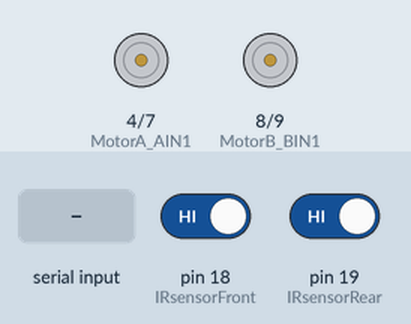
Simulated run of this sketch. Board: Arduino Leonardo, built with avr-gcc and run on an emulated ATmega32U4. Parts: motor-driver pin pairs drawn as motors (green arrow = first pin HIGH = forward, orange = second pin HIGH = backward, longer = more drive, scaled by the enable pin). Inputs (shaded band) come from the test bench; at power-on: pin 18 (IRsensorFront) HIGH, pin 19 (IRsensorRear) HIGH.

Above: at 1.2 s.
1.3 s: pin 18 (IRsensorFront) driven LOW
At 1.5 s:
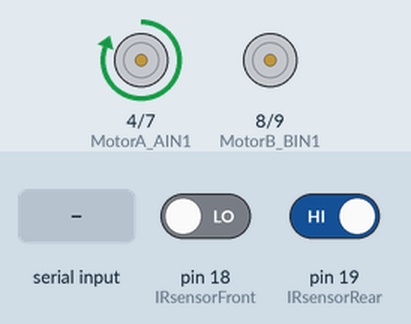
4.3 s: "<c>" received over the second serial link
7.3 s: "<d>" received over the second serial link
10.3 s: "d" received over the second serial link
13.3 s: "<e>" received over the second serial link
16.3 s: "h" received over the second serial link
Timing chart, 0 to 19.3 s (numbered marks = the images above; inputs shaded):
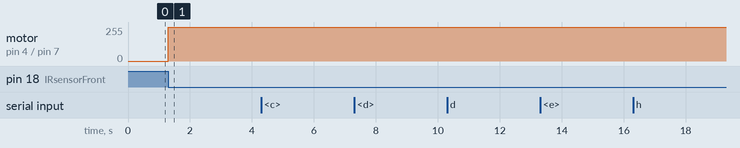

Measured:
- after the input at 1.3 s, motor on pin 4 (MotorA_AIN1) / pin 7 (MotorA_AIN2): stopped → forward 255/255 at once

The sketch:

Monster_Truck_Bluetooth_Control.ino
```cpp
/*
MONSTER TRUCK BLUETOOTH CONTROL v1.0
 - Allows you to control a mobile robot via bluetooth
 - Tested with Arduino Pro Micro
 - Android application - https://play.google.com/store/apps/details?id=pl.mobilerobots.vacuumcleanerrobot&hl=pl
 Author: Adam Srebro
 www: http://www.mobilerobots.pl/
 http://www.mobilerobots.pl/index.php?p=1_91_Monster-Truck-Hack

 Connections:
 Bluetooth -> Arduino pro Micro
 Rx - Tx
 Tx - Rx

 TB6612FNG Dual Motor Driver -> Arduino pro Micro
 AIN1 - 4
 AIN2 - 7
 BIN1 - 8
 BIN2 - 9
 PWMA - 5
 PWMB - 6
 STBY - Vcc
 VMOT - motor voltage (4.5 to 13.5 V) - 6V from Monster Truck battery
 Vcc - logic voltage (2.7 to 5.5) - 5V from Breadboard Power Supply

 TB6612FNG Dual Motor Driver -> DC Motors
 AO1 - drive motor A
 A02 - drive motor A
 B01 - steering motor B
 B02 - steering motor B

 IR Digital Sensors -> Arduino pro Micro
 VIN - 5V
 GND - GND
 VOUT1 - 18
 VOUT2 - 19

 */
#include <Wire.h>
#include <math.h>

/*TB6612FNG Dual Motor Driver Carrier*/
const int MotorA_AIN1 = 4; // control Input AIN1 - motor A
const int MotorA_AIN2 = 7; // control Input AIN2 - motor A
const int MotorB_BIN1 = 8; // control Input BIN1 - motor B
const int MotorB_BIN2 = 9; // control Input BIN2 - motor B
// IR SENSORS
const int IRsensorFront = 18; // Front sensor
const int IRsensorRear = 19;  // Rear sensor
// SDA = 2
// SCL = 3
const int pwm_A = 5; // pwm output - motor A
const int pwm_B = 6; // pwm output - motor B
long pwmLvalue = 255;
long pwmRvalue = 255;
byte pwmChannel;
const char startOfNumberDelimiter = '<';
const char endOfNumberDelimiter = '>';

void setup(){
  Serial1.begin(19200);//(115200) Bluetooth Baudrate for BTM222

  // IR SENSORS
  pinMode(IRsensorFront, INPUT);  // declare Front IR Sensor as input
  pinMode(IRsensorRear, INPUT);   // declare Rear IR Sensor as input

  //Setup Channel A - Drive Motor
  pinMode(MotorA_AIN1, OUTPUT); //Initiates Motor Channel A1 pin
  pinMode(MotorA_AIN2, OUTPUT); //Initiates Motor Channel A2 pin

  //Setup Channel B - Steering Motor
  pinMode(MotorB_BIN1, OUTPUT); //Initiates Motor Channel B1 pin
  pinMode(MotorB_BIN2, OUTPUT); //Initiates Motor Channel B2 pin
  Wire.begin();

  while (!Serial1) {
    ; // wait for serial port to connect. Needed for Leonardo only
  }
}// void setup()

void loop(){
  int i = 0;
  readIRsensors();
  if (Serial1.available()) {
    processInput();
    //readIRsensors();
  }
}// void loop()

void readIRsensors(){
  int IR_FrontValue = digitalRead(IRsensorFront);  // read input value from front IR sensor
  int IR_BackValue = digitalRead(IRsensorRear);    // read input value from rear IR sensor
  if(IR_FrontValue == LOW){ // Sensor Active State is LOW
    go_Backwad(255);
    delay(200);
    stop_Robot();
  }
  else if (IR_BackValue == LOW){
    go_Forward(255);
    delay(200);
    stop_Robot();
  }
}// void readIRsensors()

void processInput (){
  static long receivedNumber = 0;
  static boolean negative = false;
  byte c = Serial1.read ();

  switch (c){
  case endOfNumberDelimiter:
    if (negative)
      SetPWM(- receivedNumber, pwmChannel);
    else
      SetPWM(receivedNumber, pwmChannel);

    // fall through to start a new number
  case startOfNumberDelimiter:
    receivedNumber = 0;
    negative = false;
    pwmChannel = 0;
    break;

  case 'g': // robot GO!
    go_Robot();
    break;

  case 'f': // Go FORWARD
    go_Forward(255);
    //Serial.println("forward");
    break;

  case 'b': // Go BACK
    go_Backwad(255);
    //Serial.println("backward");
    break;

  case 'r':
    turn_Right(255);
    break;

  case 'l':
    turn_Left(255);
    break;

  case 'c': // Top Right
    turn_Right(255);
    break;

  case 'd': // Top Left
    turn_Left(255);
    break;

  case 'e': // Bottom Right
    turn_RightBack(255);
    break;

  case 'h': // Bottom Left
    turn_LeftBack(255);
    break;

  case 's':
    stop_Robot();
    break;

  case 'x':
    pwmChannel = 1; // pwm_A
    break;
  case 'y': // pwm_B
    pwmChannel = 2;
    break;

  case '0' ... '9':
    receivedNumber *= 10;
    receivedNumber += c - '0';
    break;

  case '-':
    negative = true;
    break;
    /*
     case 'c':
     //setProgramNumber(0);
     break;
     */
  } // end of switch
} // void processInput ()

void go_Robot(){
  digitalWrite(MotorA_AIN1, LOW);
  digitalWrite(MotorA_AIN2, HIGH);
  analogWrite(pwm_A, pwmRvalue);
}// void go_Robot()

void go_Forward(int mspeed){
  analogWrite(pwm_B, 0);
  digitalWrite(MotorA_AIN1, LOW);
  digitalWrite(MotorA_AIN2, HIGH);
  analogWrite(pwm_A, mspeed); //Spins the motor on Channel A at mspeed
}// void goForward(int mspeed, int time_ms)

void go_Backwad(int mspeed){
  analogWrite(pwm_B, 0);
  digitalWrite(MotorA_AIN1, HIGH);
  digitalWrite(MotorA_AIN2, LOW);
  analogWrite(pwm_A, mspeed);//Spins the motor on Channel A at mspeed
}// void goBackwad(int mspeed, int time_ms)

void turn_Right(int mspeed){
  //Motor B mspeed full speed
  digitalWrite(MotorB_BIN1, LOW);
  digitalWrite(MotorB_BIN2, HIGH);
  analogWrite(pwm_B, mspeed);
  //Motor A forward mspeed full speed
  digitalWrite(MotorA_AIN1, LOW);
  digitalWrite(MotorA_AIN2, HIGH);
  analogWrite(pwm_A, mspeed);
}// void goBackwad(int mspeed, int time_ms)

void turn_RightBack(int mspeed){
  //Motor B mspeed full speed
  digitalWrite(MotorB_BIN1, LOW);
  digitalWrite(MotorB_BIN2, HIGH);
  analogWrite(pwm_B, mspeed);
  //Motor A forward mspeed full speed
  digitalWrite(MotorA_AIN1, HIGH);
  digitalWrite(MotorA_AIN2, LOW);
  analogWrite(pwm_A, mspeed);
}// void goBackwad(int mspeed, int time_ms)

void turn_Left(int mspeed){
  //Motor B mspeed full speed
  digitalWrite(MotorB_BIN1, HIGH);
  digitalWrite(MotorB_BIN2, LOW);
  analogWrite(pwm_B, mspeed);
  //Motor A forward mspeed full speed
  digitalWrite(MotorA_AIN1, LOW);
  digitalWrite(MotorA_AIN2, HIGH);
  analogWrite(pwm_A, mspeed);
}// void turn_Left(int mspeed)

void turn_LeftBack(int mspeed){
  //Motor B left mspeed full speed
  digitalWrite(MotorB_BIN1, HIGH);
  digitalWrite(MotorB_BIN2, LOW);
  analogWrite(pwm_B, mspeed);
  //Motor A forward mspeed full speed
  digitalWrite(MotorA_AIN1, HIGH);
  digitalWrite(MotorA_AIN2, LOW);
  analogWrite(pwm_A, mspeed);
}// turn_LeftBack(int mspeed)

void goForward(int mspeed, int time_ms){
  analogWrite(pwm_B, 0);
  digitalWrite(MotorA_AIN1, LOW);
  digitalWrite(MotorA_AIN2, HIGH);
  analogWrite(pwm_A, mspeed); //Spins the motor on Channel A at mspeed
  delay(time_ms);
}// void goForward(int mspeed, int time_ms)

void stopRobot(int delay_ms){
  //analogWrite(pwm_out, 240);
  analogWrite(pwm_A, 0);
  analogWrite(pwm_B, 0);
  delay(delay_ms);
}// void stopRobot(int delay_ms)

void stop_Robot(){
  analogWrite(pwm_A, 0);
  analogWrite(pwm_B, 0);
}// void stopRobot()

void SetPWM (const long pwm_num, byte pwm_channel){
  if(pwm_channel==1){ // DRIVE MOTOR
    analogWrite(pwm_A, pwm_num);
    pwmRvalue = pwm_num;
  }
  else if(pwm_channel==2){ // STEERING MOTOR
    analogWrite(pwm_B, pwm_num);
    pwmLvalue = pwm_num;
  }
}// void SetPWM (const long pwm_num, byte pwm_channel)
```
